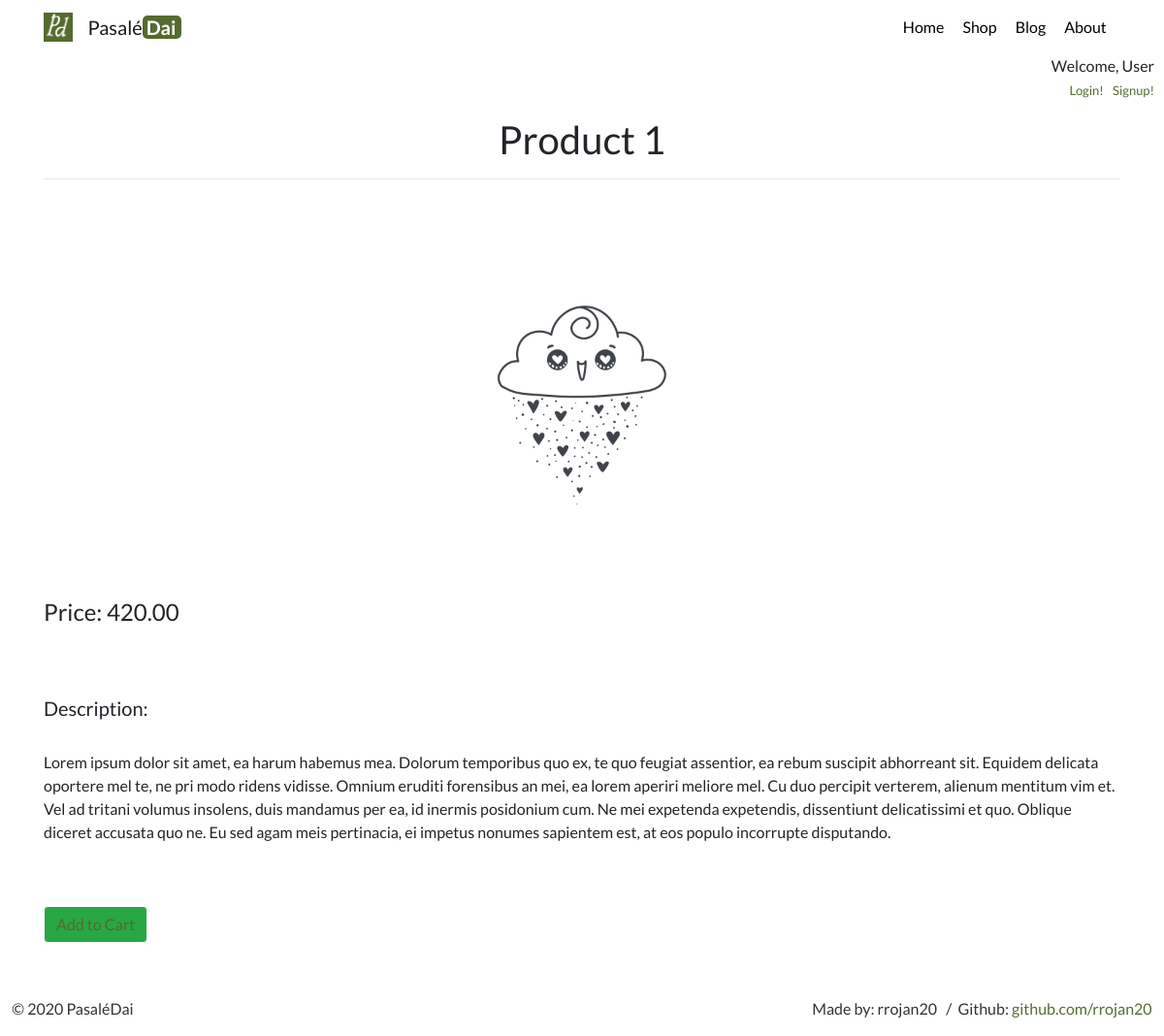
The page /products/1/ on the database its author committed.
### products/models.py (models this page shows, shortened)
class Product(models.Model):
    title = models.CharField(max_length=100)
    description = models.TextField()
    price = models.DecimalField(decimal_places=2, max_digits=7)
    summary = models.TextField(blank=True, null=True, max_length=150)
    featured = models.BooleanField(default=False)
    thumb = models.ImageField(upload_to='products/media', default='default.png', blank=True)
    seller = models.ForeignKey(User, on_delete=models.PROTECT, default=None)
    date = models.DateField(default=None)

### products/views.py (the view)
# urls.py: path('<int:id_>/', dynamic_lookup_view, name="product-details"),
def dynamic_lookup_view(request, id_):
    try:
        obj = Product.objects.get(id=id_)
    except Product.DoesNotExist:
        raise Http404
    context = {
        'object': obj
    }
    return render(request, 'products/product_detail.html', context)

### products/templates/products/product_detail.html (shortened to what this page needs)
{% extends 'base.html' %}
{% block content %}
<h1 style="text-align: center;">{{ object.title }}</h1>
<hr><br><br>
<img src="{{ object.thumb.url }}" height="320" width="320"style="display: block;margin-left: auto;margin-right: auto;">
<br><br>
<h4>Price: {{ object.price }}</h4>
<br><br>
<p><h5>Description:</h5><br>{{ object.description }}</p>
{% if object.summary %}<p>{{ object.summary }}</p>{% endif %}<br><br>
<button type="submit" formmethod="POST" style="border-color: white;" class="btn btn-success"><a href="/products/{{ object.id }}/add/">Add to Cart</a></button>
{% endblock %}

### pages/static/pages/custom.css (style rules this page uses)
body { font-family: 'Lato', sans-serif; }

### templates/base.html (style rules this page uses)
a { color: darkolivegreen; }

### rows shown on the page
Product: title "Product 1", thumb (picture), price "420.00", description "Lorem ipsum dolor sit amet, ea harum habemus mea. Dolorum temporibus quo ex, te quo feugiat assentior, ea rebum suscipit abhorreant sit. Equidem delicata oportere mel te, ne pri modo ridens vidisse. Omnium eruditi forensibus an mei, ea lorem aperiri meliore mel. Cu duo percipit verterem, alienum mentitum vim et. Vel ad tritani volumus insolens, duis mandamus per ea, id inermis posidonium cum. Ne mei expetenda expetendis, dissentiunt delicatissimi et quo. Oblique diceret accusata quo ne. Eu sed agam meis pertinacia, ei impetus nonumes sapientem est, at eos populo incorrupte disputando."
